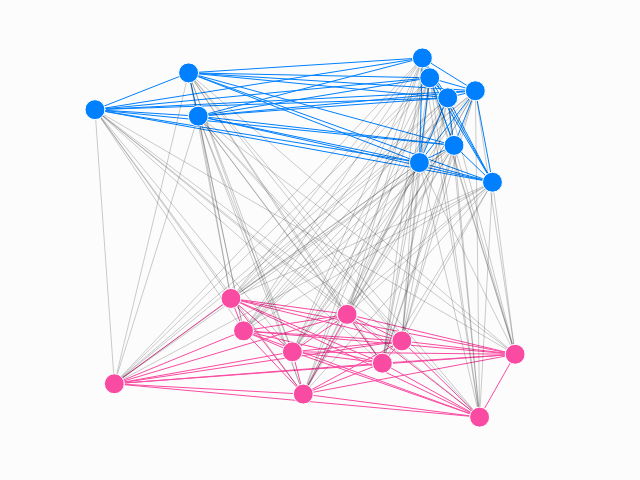
Frame 1 (no input)
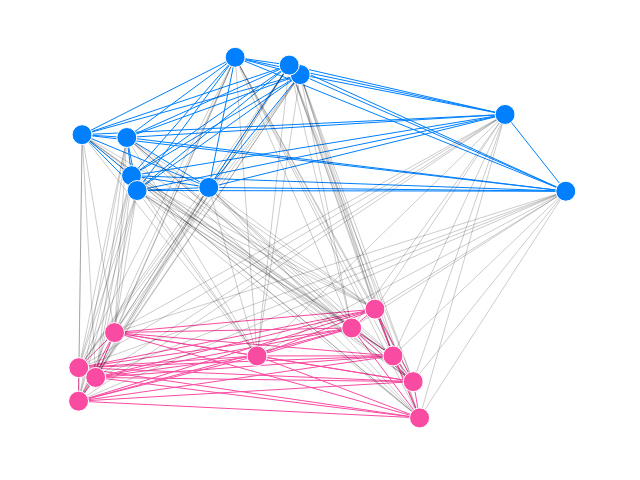
Frame 60 (no input)
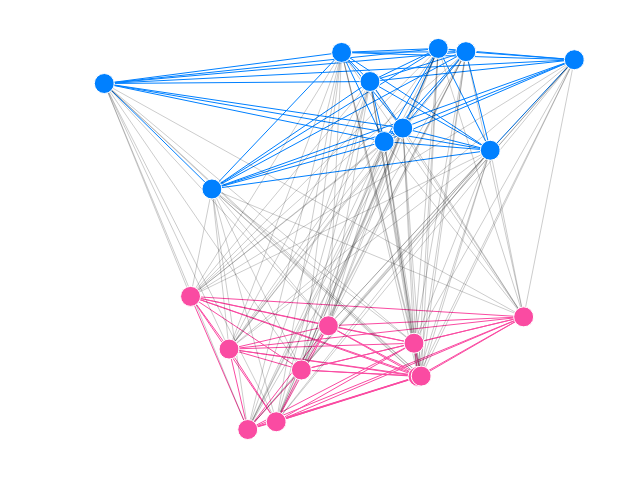
Frame 120 (the mouse pressed at the canvas centre since frame 60)

The p5.js sketch that drew these frames (run headless with seeded random() and noise() and a simulated clock; from frame 60 on, the mouse is pressed at the canvas centre):

// p5.js sketch
// ── sketch.js
// ---- definition ------------------------------------------------------------

/**
 * Joins two arrays and runs `callback` once for each joined pair.
 * You should not remove elements from arrays during the iteration.
 * @param arrayA - Any filled array.
 * @param arrayB - Any filled array.
 * @param callback - Any function that takes an element of `arrayA` and an element of `arrayB` as arguments.
 */
const nestedLoopJoin = (arrayA, arrayB, callback) => {
  for (let i = 0; i < arrayA.length; i += 1) {
    for (let k = 0; k < arrayB.length; k += 1) callback(arrayA[i], arrayB[k]);
  }
};

/**
 * Runs `callback` once for each pair within `array`.
 * @param array - Any filled array.
 * @param callback - Any function that takes two different elements of `arrayA` as arguments.
 */
const roundRobin = (array, callback) => {
  const lastIndex = array.length - 1;
  for (let i = 0; i < lastIndex; i += 1) {
    for (let k = i + 1; k < array.length; k += 1) callback(array[i], array[k]);
  }
};

// ---- Usage -----------------------------------------------------------------

const arrayA = ["A0", "A1", "A2", "A3"];
const arrayB = ["B0", "B1"];
const printPair = (former, latter) => console.log(`${former} - ${latter}`);

console.log("nested loop join:");
nestedLoopJoin(arrayA, arrayB, printPair);

console.log("round-robin:");
roundRobin(arrayA, printPair);

/* [result]
nested loop join:
A0 - B0
A0 - B1
A1 - B0
A1 - B1
A2 - B0
A2 - B1
A3 - B0
A3 - B1
round-robin:
A0 - A1
A0 - A2
A0 - A3
A1 - A2
A1 - A3
A2 - A3
*/

// ---- Example ---------------------------------------------------------------

// -- Functions for preparing point data ----

const createPosition = (minY, maxY) => {
  return {
    x: (0.1 + random(0.8)) * width,
    y: minY + random(maxY - minY)
  };
};
const createPoints = parameters => {
  const { groupColor, minY, maxY } = parameters;
  const positionArray = Array.from({ length: 10 }, () =>
    createPosition(minY, maxY)
  );

  return { positionArray, groupColor };
};

// -- Functions for drawing points ----

const drawPoint = position => circle(position.x, position.y, 20);
const drawPoints = points => {
  stroke(252);
  fill(points.groupColor);
  points.positionArray.forEach(drawPoint);
};

// -- Functions for drawing links between points ----

const drawLink = (positionA, positionB) =>
  line(positionA.x, positionA.y, positionB.x, positionB.y);

const drawInternalLinks = points => {
  stroke(points.groupColor);
  roundRobin(points.positionArray, drawLink);
};

const drawExternalLinks = (pointsA, pointsB) => {
  stroke(0, 0.2);
  nestedLoopJoin(pointsA.positionArray, pointsB.positionArray, drawLink);
};

// -- main ----

const prepareData = () => {
  colorMode(HSB, 360, 1, 1, 1);
  const cyan = color(210, 1, 1);
  const magenta = color(330, 0.7, 0.98);

  const cyanPoints = createPoints({
    groupColor: cyan,
    minY: 0.1 * height,
    maxY: 0.4 * height
  });
  const magentaPoints = createPoints({
    groupColor: magenta,
    minY: 0.6 * height,
    maxY: 0.9 * height
  });

  return { cyanPoints, magentaPoints };
};

const drawNewNetwork = () => {
  background(252);

  const { cyanPoints, magentaPoints } = prepareData();

  drawInternalLinks(cyanPoints);
  drawInternalLinks(magentaPoints);

  drawExternalLinks(cyanPoints, magentaPoints);

  drawPoints(cyanPoints);
  drawPoints(magentaPoints);
};

setup = () => {
  createCanvas(640, 480);

  drawNewNetwork();
};

draw = () => {
  if (frameCount % 60) return;
  drawNewNetwork();
};
